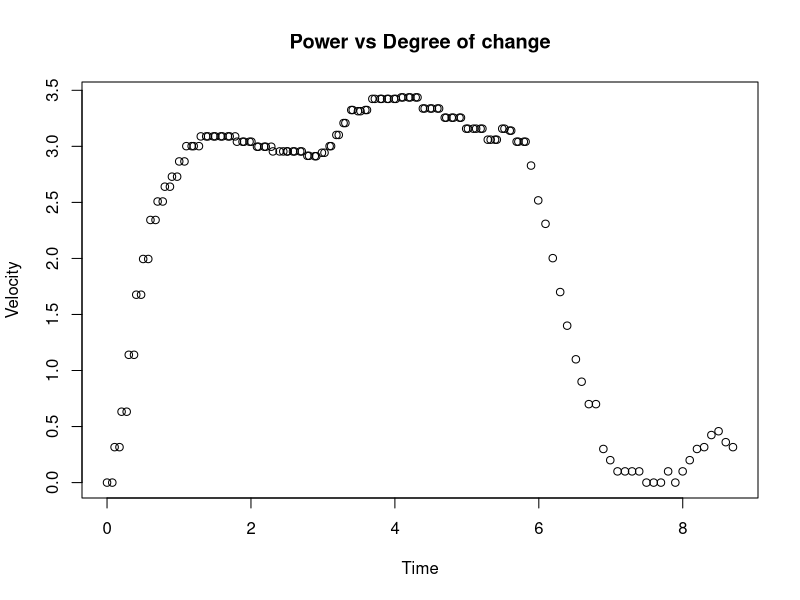

Recreate this plot in R.
# Set the working directory
setwd("/Users/mac/Desktop/Programming/COMP9596//DroneData")

# Read the data
data0 <- read.csv(file="pitch30.csv", header=TRUE, sep=",")
data3 <- read.csv(file="pitch31.csv", header=TRUE, sep=",")
data4 <- read.csv(file="pitch32.csv", header=TRUE, sep=",")
data5 <- read.csv(file="pitch33.csv", header=TRUE, sep=",")
data6 <- read.csv(file="pitch23.csv", header=TRUE, sep=",")
data7 <- read.csv(file="pitch13.csv", header=TRUE, sep=",")
data8 <- read.csv(file="pitch03.csv", header=TRUE, sep=",")
data9 <- read.csv(file="pitch-13.csv", header=TRUE, sep=",")
data10 <- read.csv(file="pitch-23.csv", header=TRUE, sep=",")
data11 <- read.csv(file="pitch-33.csv", header=TRUE, sep=",")
data12 <- read.csv(file="pitch-32.csv", header=TRUE, sep=",")
data13 <- read.csv(file="pitch-31.csv", header=TRUE, sep=",")
data14 <- read.csv(file="pitch-30.csv", header=TRUE, sep=",")

#0
data0$Date <- as.POSIXct(data0$Date)
data0.toPlot <- data0
data0.toPlot$TimeDiff <- data0.toPlot$Date - data0.toPlot$Date[1]
data0.toPlot$TimeDiffValue <- as.numeric(data0.toPlot$TimeDiff)
data0.toPlot$Power <- as.double(-(data0.toPlot$Current/1000) * data0.toPlot$Voltage/1000)
data0.toPlot$Pitch = 3
data0.toPlot$Roll = 0
data0.toPlot$Velocity <- sqrt(data0.toPlot$VelocityX^2 + data0.toPlot$VelocityY^2 + data0.toPlot$VelocityZ^2)
data0.toPlot$Degree = (180 * atan(data0.toPlot$Roll/data0.toPlot$Pitch)) / pi
data0.toPlot$Mean <- mean(data0.toPlot$Power)

#3
data3$Date <- as.POSIXct(data3$Date)
data3.toPlot <- data3
data3.toPlot$TimeDiff <- data3.toPlot$Date - data3.toPlot$Date[1]
data3.toPlot$TimeDiffValue <- as.numeric(data3.toPlot$TimeDiff)
data3.toPlot$Power <- as.double(-(data3.toPlot$Current/1000) * data3.toPlot$Voltage/1000)
data3.toPlot$Pitch = 3
data3.toPlot$Roll = 1
data3.toPlot$Velocity <- sqrt(data3.toPlot$VelocityX^2 + data3.toPlot$VelocityY^2 + data3.toPlot$VelocityZ^2)
data3.toPlot$Degree = (180 * atan(data3.toPlot$Roll/data3.toPlot$Pitch)) / pi
data3.toPlot$Mean <- mean(data3.toPlot$Power)

#4
data4$Date <- as.POSIXct(data4$Date)
data4.toPlot <- data4
data4.toPlot$TimeDiff <- data4.toPlot$Date - data4.toPlot$Date[1]
data4.toPlot$TimeDiffValue <- as.numeric(data4.toPlot$TimeDiff)
data4.toPlot$Power <- as.double(-(data4.toPlot$Current/1000) * data4.toPlot$Voltage/1000)
data4.toPlot$Pitch = 3
data4.toPlot$Roll = 2
data4.toPlot$Velocity <- sqrt(data4.toPlot$VelocityX^2 + data4.toPlot$VelocityY^2 + data4.toPlot$VelocityZ^2)
data4.toPlot$Degree = (180 * atan(data4.toPlot$Roll/data4.toPlot$Pitch)) / pi
data4.toPlot$Mean <- mean(data4.toPlot$Power)

#5
data5$Date <- as.POSIXct(data5$Date)
data5.toPlot <- data5
data5.toPlot$TimeDiff <- data5.toPlot$Date - data5.toPlot$Date[1]
data5.toPlot$TimeDiffValue <- as.numeric(data5.toPlot$TimeDiff)
data5.toPlot$Power <- as.double(-(data5.toPlot$Current/1000) * data5.toPlot$Voltage/1000)
data5.toPlot$Pitch = 3
data5.toPlot$Roll = 3
data5.toPlot$Velocity <- sqrt(data5.toPlot$VelocityX^2 + data5.toPlot$VelocityY^2 + data5.toPlot$VelocityZ^2)
data5.toPlot$Degree = (180 * atan(data5.toPlot$Roll/data5.toPlot$Pitch)) / pi
data5.toPlot$Mean <- mean(data5.toPlot$Power)

#6
data6$Date <- as.POSIXct(data6$Date)
data6.toPlot <- data6
data6.toPlot$TimeDiff <- data6.toPlot$Date - data6.toPlot$Date[1]
data6.toPlot$TimeDiffValue <- as.numeric(data6.toPlot$TimeDiff)
data6.toPlot$Power <- as.double(-(data6.toPlot$Current/1000) * data6.toPlot$Voltage/1000)
data6.toPlot$Pitch = 2
data6.toPlot$Roll = 3
data6.toPlot$Velocity <- sqrt(data6.toPlot$VelocityX^2 + data6.toPlot$VelocityY^2 + data6.toPlot$VelocityZ^2)
data6.toPlot$Degree = (180 * atan(data6.toPlot$Roll/data6.toPlot$Pitch)) / pi
data6.toPlot$Mean <- mean(data6.toPlot$Power)

#7
data7$Date <- as.POSIXct(data7$Date)
data7.toPlot <- data7
data7.toPlot$TimeDiff <- data7.toPlot$Date - data7.toPlot$Date[1]
data7.toPlot$TimeDiffValue <- as.numeric(data7.toPlot$TimeDiff)
data7.toPlot$Power <- as.double(-(data7.toPlot$Current/1000) * data7.toPlot$Voltage/1000)
data7.toPlot$Pitch = 1
data7.toPlot$Roll = 3
data7.toPlot$Velocity <- sqrt(data7.toPlot$VelocityX^2 + data7.toPlot$VelocityY^2 + data7.toPlot$VelocityZ^2)
data7.toPlot$Degree = (180 * atan(data7.toPlot$Roll/data7.toPlot$Pitch)) / pi
data7.toPlot$Mean <- mean(data7.toPlot$Power)

#8
data8$Date <- as.POSIXct(data8$Date)
data8.toPlot <- data8
data8.toPlot$TimeDiff <- data8.toPlot$Date - data8.toPlot$Date[1]
data8.toPlot$TimeDiffValue <- as.numeric(data8.toPlot$TimeDiff)
data8.toPlot$Power <- as.double(-(data8.toPlot$Current/1000) * data8.toPlot$Voltage/1000)
data8.toPlot$Pitch = 0
data8.toPlot$Roll = 3
data8.toPlot$Velocity <- sqrt(data8.toPlot$VelocityX^2 + data8.toPlot$VelocityY^2 + data8.toPlot$VelocityZ^2)
data8.toPlot$Degree = (180 * atan(data8.toPlot$Roll/data8.toPlot$Pitch)) / pi
data8.toPlot$Mean <- mean(data8.toPlot$Power)

#9
data9$Date <- as.POSIXct(data9$Date)
data9.toPlot <- data9
data9.toPlot$TimeDiff <- data9.toPlot$Date - data9.toPlot$Date[1]
data9.toPlot$TimeDiffValue <- as.numeric(data9.toPlot$TimeDiff)
data9.toPlot$Power <- as.double(-(data9.toPlot$Current/1000) * data9.toPlot$Voltage/1000)
data9.toPlot$Pitch = 1
data9.toPlot$Roll = 3
data9.toPlot$Velocity <- sqrt(data9.toPlot$VelocityX^2 + data9.toPlot$VelocityY^2 + data9.toPlot$VelocityZ^2)
data9.toPlot$Degree = ((180 * atan(data9.toPlot$Pitch/data9.toPlot$Roll)) / pi) + 90
data9.toPlot$Mean <- mean(data9.toPlot$Power)

#10
data10$Date <- as.POSIXct(data10$Date)
data10.toPlot <- data10
data10.toPlot$TimeDiff <- data10.toPlot$Date - data10.toPlot$Date[1]
data10.toPlot$TimeDiffValue <- as.numeric(data10.toPlot$TimeDiff)
data10.toPlot$Power <- as.double(-(data10.toPlot$Current/1000) * data10.toPlot$Voltage/1000)
data10.toPlot$Pitch = 2
data10.toPlot$Roll = 3
data10.toPlot$Velocity <- sqrt(data10.toPlot$VelocityX^2 + data10.toPlot$VelocityY^2 + data10.toPlot$VelocityZ^2)
data10.toPlot$Degree = ((180 * atan(data10.toPlot$Pitch/data10.toPlot$Roll)) / pi) + 90
data10.toPlot$Mean <- mean(data10.toPlot$Power)

#11
data11$Date <- as.POSIXct(data11$Date)
data11.toPlot <- data11
data11.toPlot$TimeDiff <- data11.toPlot$Date - data11.toPlot$Date[1]
data11.toPlot$TimeDiffValue <- as.numeric(data11.toPlot$TimeDiff)
data11.toPlot$Power <- as.double(-(data11.toPlot$Current/1000) * data11.toPlot$Voltage/1000)
data11.toPlot$Pitch = 3
data11.toPlot$Roll = 3
data11.toPlot$Velocity <- sqrt(data11.toPlot$VelocityX^2 + data11.toPlot$VelocityY^2 + data11.toPlot$VelocityZ^2)
data11.toPlot$Degree = ((180 * atan(data11.toPlot$Pitch/data11.toPlot$Roll)) / pi) + 90
data11.toPlot$Mean <- mean(data11.toPlot$Power)

#12
data12$Date <- as.POSIXct(data12$Date)
data12.toPlot <- data12
data12.toPlot$TimeDiff <- data12.toPlot$Date - data12.toPlot$Date[1]
data12.toPlot$TimeDiffValue <- as.numeric(data12.toPlot$TimeDiff)
data12.toPlot$Power <- as.double(-(data12.toPlot$Current/1000) * data12.toPlot$Voltage/1000)
data12.toPlot$Pitch = 3
data12.toPlot$Roll = 2
data12.toPlot$Velocity <- sqrt(data12.toPlot$VelocityX^2 + data12.toPlot$VelocityY^2 + data12.toPlot$VelocityZ^2)
data12.toPlot$Degree = ((180 * atan(data12.toPlot$Pitch/data12.toPlot$Roll)) / pi) + 90
data12.toPlot$Mean <- mean(data12.toPlot$Power)

#13
data13$Date <- as.POSIXct(data13$Date)
data13.toPlot <- data13
data13.toPlot$TimeDiff <- data13.toPlot$Date - data13.toPlot$Date[1]
data13.toPlot$TimeDiffValue <- as.numeric(data13.toPlot$TimeDiff)
data13.toPlot$Power <- as.double(-(data13.toPlot$Current/1000) * data13.toPlot$Voltage/1000)
data13.toPlot$Pitch = 3
data13.toPlot$Roll = 1
data13.toPlot$Velocity <- sqrt(data13.toPlot$VelocityX^2 + data13.toPlot$VelocityY^2 + data13.toPlot$VelocityZ^2)
data13.toPlot$Degree = ((180 * atan(data13.toPlot$Pitch/data13.toPlot$Roll)) / pi) + 90
data13.toPlot$Mean <- mean(data13.toPlot$Power)

#14
data14$Date <- as.POSIXct(data14$Date)
data14.toPlot <- data14
data14.toPlot$TimeDiff <- data14.toPlot$Date - data14.toPlot$Date[1]
data14.toPlot$TimeDiffValue <- as.numeric(data14.toPlot$TimeDiff)
data14.toPlot$Power <- as.double(-(data14.toPlot$Current/1000) * data14.toPlot$Voltage/1000)
data14.toPlot$Pitch = 3
data14.toPlot$Roll = 0
data14.toPlot$Degree = 180
data14.toPlot$Velocity <- sqrt(data14.toPlot$VelocityX^2 + data14.toPlot$VelocityY^2 + data14.toPlot$VelocityZ^2)
data14.toPlot$Mean <- mean(data14.toPlot$Power)

# Extract the data from column name to plot
#data.toPlot <- rbind(data0.toPlot, data3.toPlot, data4.toPlot, data5.toPlot, data6.toPlot, data7.toPlot, data8.toPlot, data9.toPlot, data10.toPlot, data11.toPlot, data12.toPlot, data13.toPlot, data14.toPlot)
data.toPlot = data5.toPlot

#write.csv(data.toPlotFinal, file="toPlotFinal")
#ppi <- 200
#png(file=paste("PitchBoxPlot", ".png", sep=""), height=7*ppi, width=9*ppi, res=ppi)

#Final
plot(y=data4.toPlot$Velocity, x=data4.toPlot$TimeDiffValue, main="Power vs Degree of change", xlab="Time", ylab="Velocity")
#dev.off()

